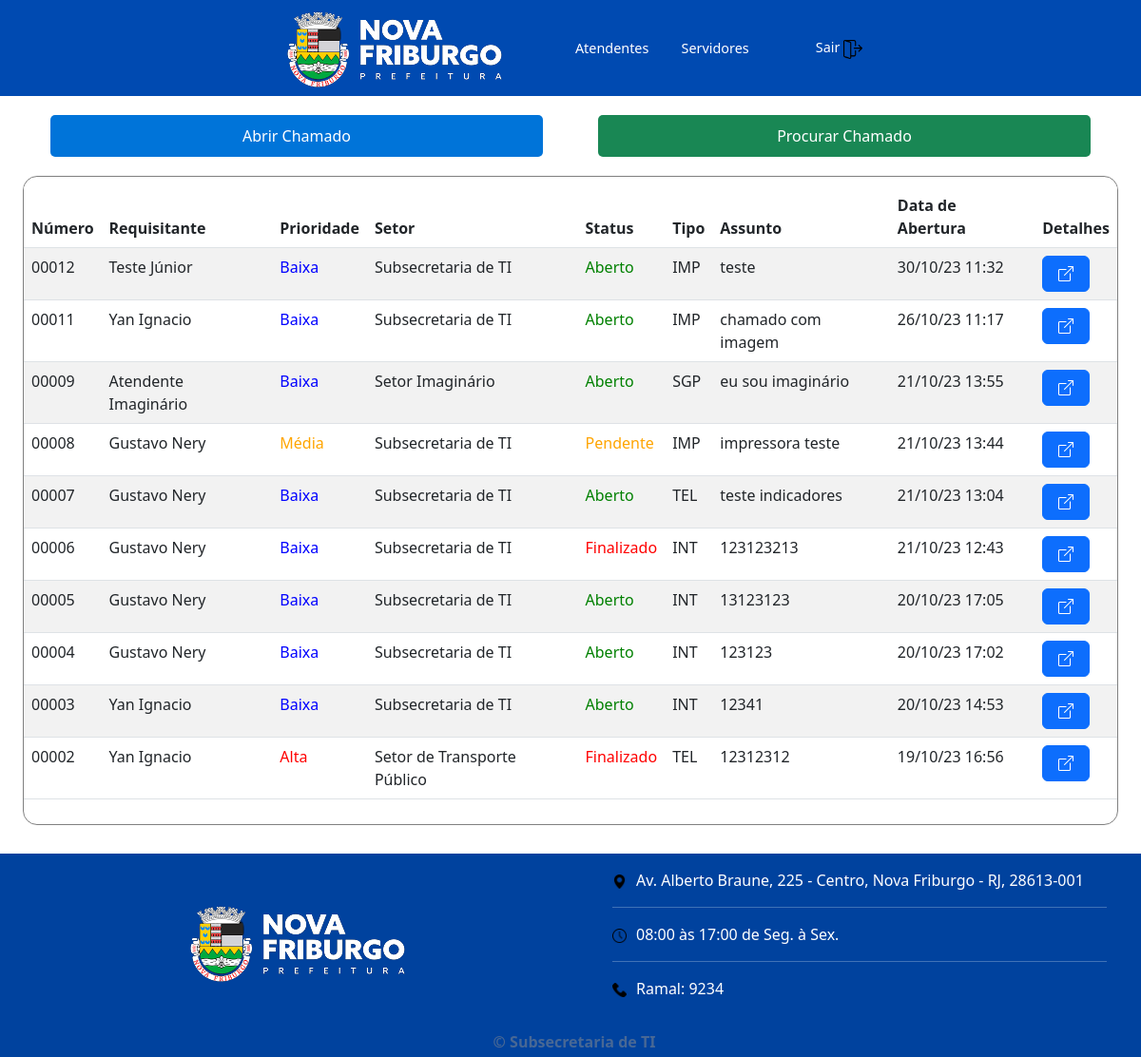
Page / (signed in) on the earlier database version.
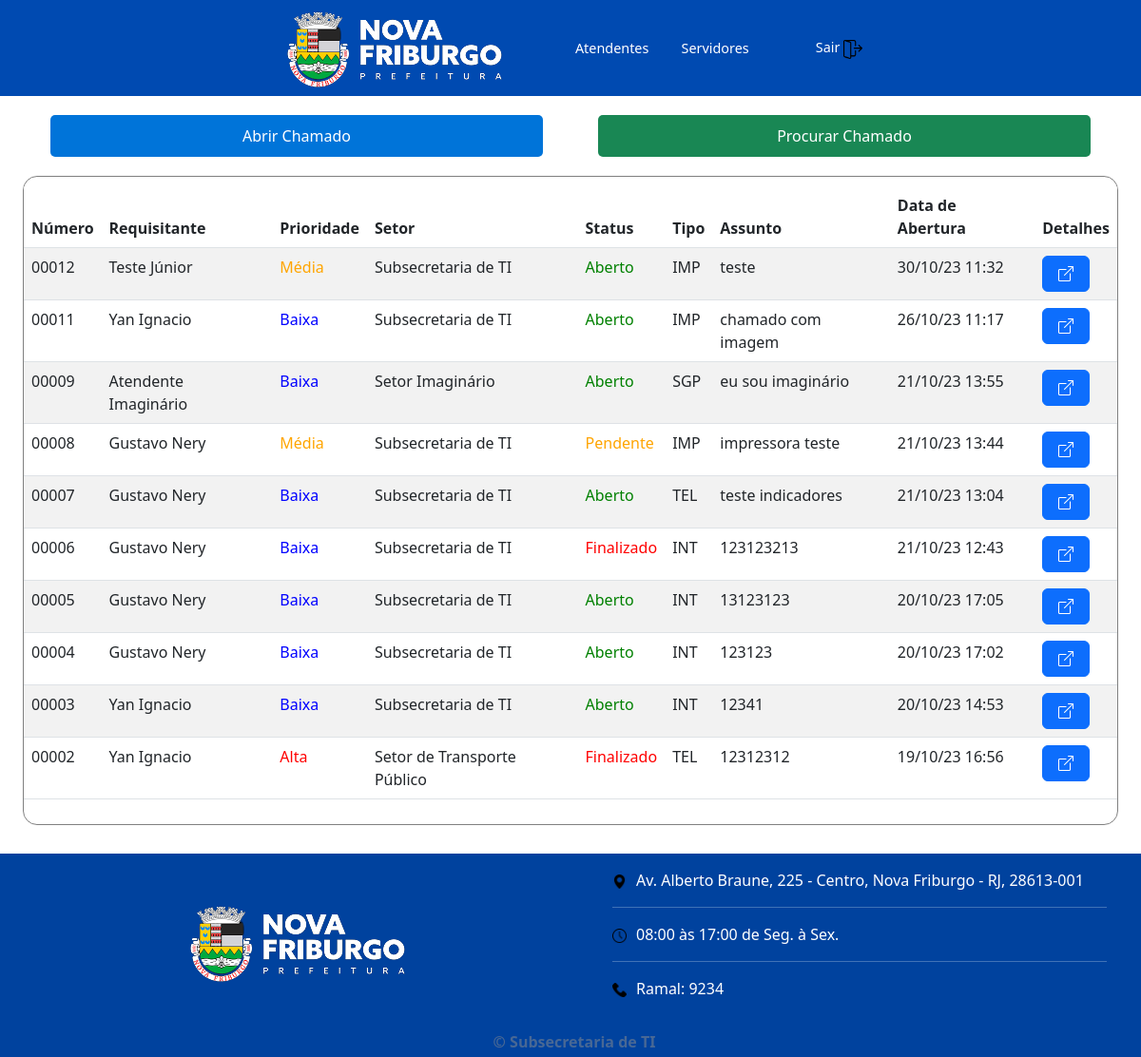
Same page on the later database version.
### chamadosApp/models.py (models this page shows, shortened)
class Chamado(models.Model):
    prioridadeChoices = (
        ('0', 'Baixa'),
        ('1', 'Média'),
        ('2', 'Alta')
    )
    statusChoices = (
        ('0', 'Aberto'),
        ('1', 'Pendente'),
        ('2', 'Finalizado'),
    )
    secretaria = models.ForeignKey(Secretaria, verbose_name='Secretaria', on_delete=models.CASCADE, null=True)
    setor = models.ForeignKey(Setor, verbose_name='Setor', on_delete=models.CASCADE, null=True)
    contato = PhoneNumberField(default='')
    requisitante = models.ForeignKey(Servidor, on_delete=models.CASCADE, related_name='requisitante')
    tipo = models.ForeignKey(Tipo, on_delete=models.CASCADE)
    assunto = models.CharField(max_length=150)
    prioridade = models.CharField(max_length=1, choices=prioridadeChoices, default='0')
    status = models.CharField(max_length=1, choices=statusChoices, default='0')
    descricao = models.TextField(default='')
    atendente = models.ForeignKey(Atendente, verbose_name='Atendente', on_delete=models.CASCADE, related_name='atendente', null=True, default=None)
    dataAbertura = models.DateTimeField(auto_now_add=True)
    dataFechamento = models.DateTimeField(null=True, blank=False)
    numero = models.CharField(max_length=10, default=0)
    anexo = models.ImageField(upload_to='images', default=None, null=True, blank=True)

class Servidor(models.Model):
    user = models.ForeignKey(User, on_delete=models.CASCADE)
    nome = models.CharField(max_length=75)
    contato = PhoneNumberField(default='')
    email = models.EmailField(max_length=254, default='')
    matricula = models.CharField(max_length=6, default='')
    setor = models.ForeignKey(Setor, verbose_name='Setor', on_delete=models.CASCADE)
    def __str__(self):
        return self.nome

class Setor(models.Model):
    secretaria = models.ForeignKey(Secretaria, verbose_name="Secretaria", on_delete=models.CASCADE)
    nome = models.CharField(max_length=100, default='')
    cep = models.CharField(max_length=8, default='')
    bairro = models.CharField(max_length=50, default='')
    logradouro = models.CharField(max_length=150, default='')
    def __str__(self):
        return self.nome

class Tipo(models.Model):
    nome = models.CharField(max_length=30, verbose_name='Nome do Serviço', blank=True)
    sigla = models.CharField(max_length=3, verbose_name="Sigla", blank=True)
    descricao = models.TextField(default='')

### chamadosApp/views.py (the view)
# urls.py: path('', views.mainPage, name='mainPage'),
@login_required
def mainPage(request):
    tipos = Tipo.objects.all()
    try:
        atendente = Atendente.objects.get(user=request.user)
    except:
        atendente = False
    if request.method == 'POST':
        form = SearchForm(request.POST)
        if form.is_valid():
            chamados = filtraChamado(request, form, atendente)
    else:
        form = SearchForm()
        if atendente:
            chamados = Chamado.objects.all()
        else:
            servidor = Servidor.objects.get(user=request.user)
            chamados = Chamado.objects.filter(requisitante=servidor)
    chamados = chamados.order_by('-numero')
    context = {
        'chamados': chamados,
        'form': form,
        'tipos': tipos,
        'atendente': atendente
    }
    return render(request, '_pages_/mainPage.html', context)

### chamadosApp/templates/_pages_/mainPage.html (shortened to what this page needs)
{% extends "template.html" %}
{% block main %}
<link rel="stylesheet" href="/static/css/mainPage.css">
<div class="div-button-chamado">
  <a id="button-chamado">Abrir Chamado</a>
  <button id="button-pesquisa-chamado">Procurar Chamado</button>
</div>
<div id="div-table-chamado">
  <div class="table-responsive">
     <table class="table-chamado table table-striped" id="tabelaDeChamados">
        <thead>
           <tr>
              <th>Número</th>
              <th>Requisitante</th>
              <th>Prioridade</th>
              <th>Setor</th>
              <th>Status</th>
              <th>Tipo</th>
              <th>Assunto</th>
              <th>Data de Abertura</th>
              <th>Detalhes</th>
           </tr>
        </thead>
        <tbody>
         {% if chamados %}
            {% for chamado in chamados %}
            <tr>
               <td>{{ chamado.numero }}</td>
               <td>{{ chamado.requisitante }}</td>
               <td {% if chamado.prioridade == '0' %}style="color: blue"{% elif chamado.prioridade == '2' %} style="color: red;" {% else %} style="color: orange" {% endif %}>{{ chamado.get_prioridade_display }}</td>
               <td>{{ chamado.setor }}</td>
               <td {% if chamado.status == '0' %}style="color: green" {% elif chamado.status == '1' %}style="color: orange;" {% else %}style="color: red;" {% endif %}> {{chamado.get_status_display}} </td>
               <td>{{ chamado.tipo.sigla }}</td>
               <td>{{ chamado.assunto }}</td>
               <td>{{ chamado.dataAbertura|date:"d/m/y H:i" }}</td>
               <td>
                  <a href="{% url 'chamado' chamado.id %}">
                  <button class="btn btn-primary button-abrir-chamado"><i class="bi bi-box-arrow-up-right"></i></button>
                  </a>
               </td>
            </tr>
            {% endfor %}
         {% else %}
               <tr>
                  <td class="message-table-empty" colspan="9">Não há chamados.</td>
               </tr>
         {% endif %}
        </tbody>
     </table>
  </div>
</div>
{% endblock %}

Differences in the rows shown:
changed Chamado "teste": prioridade "Baixa" → "Média"
